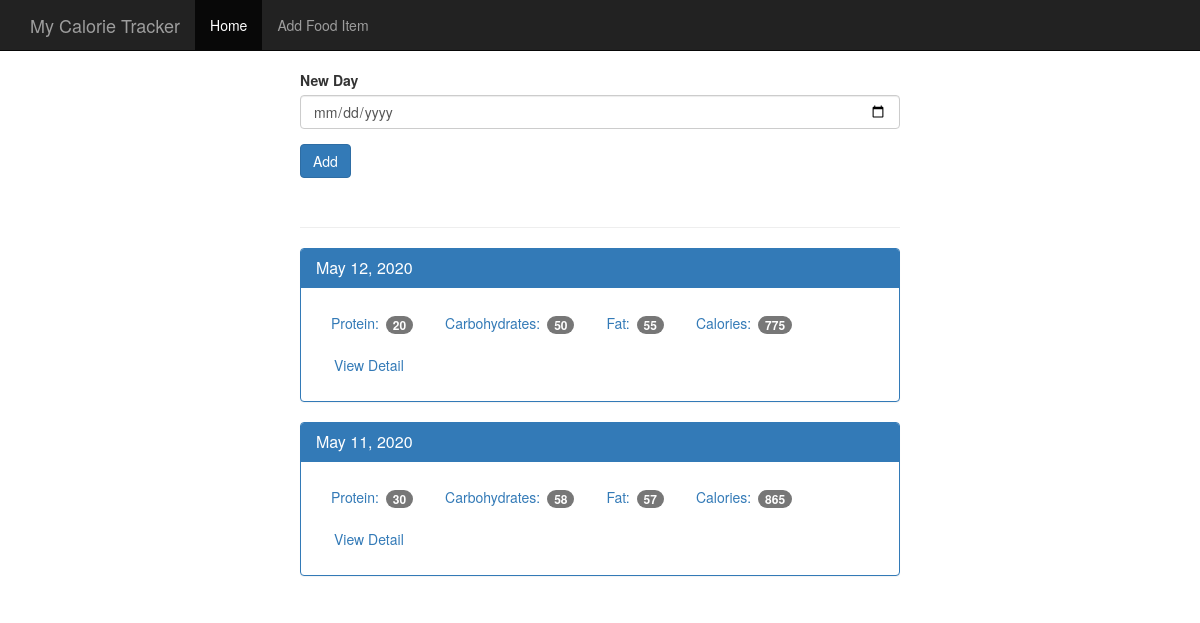
The page / on the database its author committed.
### tables this page shows
CREATE TABLE log_date (
    id integer primary key autoincrement,
    entry_date date not null
);

### calorie.py (the view)
@app.route('/', methods=['POST', 'GET'])
def index():
    db = get_db()
    if request.method == 'POST':
        date = request.form['date']
        dt = datetime.strptime(date, '%Y-%m-%d')
        database_date = datetime.strftime(dt, '%Y%m%d')
        db.execute('insert into log_date (entry_date) values(?)', [database_date])
        db.commit()
    cur = db.execute('''select log_date.entry_date, sum(food.protein) as protein, sum(food.carbohydrates) as carbohydrates, sum(food.fat) as fat, sum(food.calories) as calories
                        from log_date
                        join food_date on food_date.log_date_id = log_date.id
                        join food on food.id = food_date.food_id
                        group by log_date.id
                        order by log_date.entry_date desc''')
    results = cur.fetchall()
    date_results = []
    for i in results:
        single_date = {}
        single_date['entry_date'] = i['entry_date']
        single_date['protein'] = i['protein']
        single_date['carbohydrates'] = i['carbohydrates']
        single_date['fat'] = i['fat']
        single_date['calories'] = i['calories']
        d = datetime.strptime(str(i['entry_date']), '%Y%m%d')
        single_date['pretty_date'] =  datetime.strftime(d, '%B %d, %Y')
        date_results.append(single_date)
        print(single_date)
    return render_template('home.html', results=date_results)

### database_helpers.py (called while the page is built)
def connect_db():
    sql = sqlite3.connect('sqlite3/food_log.db')
    sql.row_factory = sqlite3.Row
    return sql

def get_db():
    if not hasattr(g, 'sqlite_db'):
        g.sqlite_db = connect_db()
    return g.sqlite_db

### templates/home.html
{% extends "base.html" %}
{% block body %}
    <nav class="navbar navbar-inverse navbar-fixed-top">
      <div class="container">
        <div class="navbar-header">
          <a class="navbar-brand" href="{{ url_for('index') }}">My Calorie Tracker</a>
        </div>
        <div id="navbar" class="navbar-collapse collapse">
          <ul class="nav navbar-nav">
            <li class="active"><a href="{{ url_for('index') }}">Home</a></li>
            <li><a href="{{ url_for('food') }}">Add Food Item</a></li>
          </ul>
        </div>
      </div>
    </nav>
    <div class="container theme-showcase col-sm-6 col-sm-offset-3" role="main">
      <div class="row">
        <div>
          <form method="POST" action="/">
            <div class="form-group">
              <label for="new-day">New Day</label>
              <input type="date" class="form-control" name="date" id="new-day">
            </div>
            <button type="submit" class="btn btn-primary">Add</button>
          </form>
          <div class="page-header"></div>
          {% for r in results %}
          <div class="panel panel-primary">
            <div class="panel-heading">
              <h3 class="panel-title">{{ r.pretty_date }}</h3>
            </div>
            <div class="panel-body">
              <ul class="nav nav-pills" role="tablist">
                <li><a>Protein: <span class="badge">{{ r.protein }}</span></a></li>
                <li><a>Carbohydrates: <span class="badge">{{ r.carbohydrates }}</span></a></li>
                <li><a>Fat: <span class="badge">{{ r.fat }}</span></a></li>
                <li><a>Calories: <span class="badge">{{ r.calories }}</span></a></li>
                <li><a href="{{ url_for('view', date=r.entry_date) }}" type="button" class="btn btn-link">View Detail</a></li>
              </ul>
            </div>
          </div>
          {% endfor %}
        </div>
      </div>
    </div>
{% endblock %}

### static/theme.css (style rules this page uses)
body { padding-top: 70px; padding-bottom: 30px; }

### rows shown on the page
log_date: pretty_date "May 12, 2020", protein "20", carbohydrates "50", fat "55", calories "775"
log_date: pretty_date "May 11, 2020", protein "30", carbohydrates "58", fat "57", calories "865"
